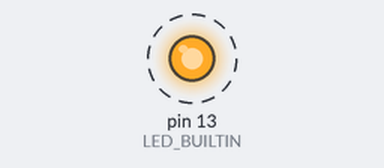
Bench run of a sketch on a simulated Arduino Uno, built with avr-gcc and run on an emulated ATmega328P. Shown: output pins drawn as LEDs (lit = HIGH). Dashed ring = blinking. What the sketch prints to the serial monitor is not drawn.

Above: at 0.05 s.
Timing chart, 0 to 3.0 s (numbered marks = the images above):
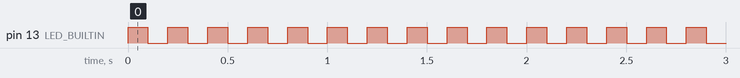

Measured:
- by itself, pin 13 (LED_BUILTIN): alternates HIGH for 0.10 s and LOW for 0.10 s

The sketch:

Blink_1.ino
```cpp
String v = "v1.0.2";
int dl = 100;
void setup() {
Serial.begin(9600);
  pinMode(LED_BUILTIN, OUTPUT);
}


void loop() {
  Serial.println(v);
  digitalWrite(LED_BUILTIN, HIGH);
  delay(dl);
  digitalWrite(LED_BUILTIN, LOW);
  delay(dl);
}
```
